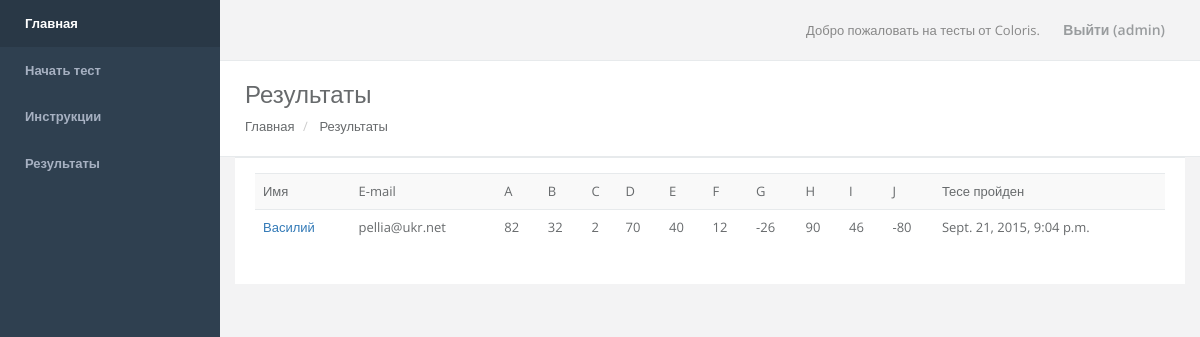
/results/ (signed in), run on an earlier commit of the app's database.
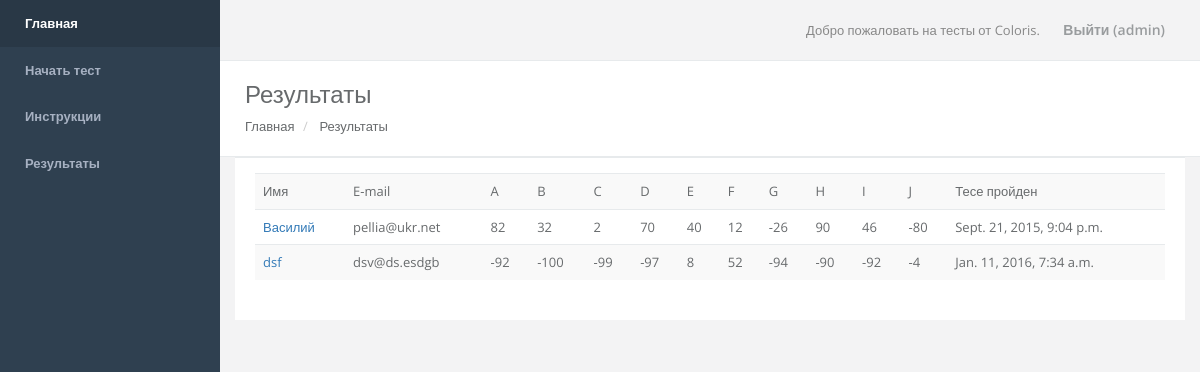
And on a later commit of the database.
### oca_test/models.py (models this page shows, shortened)
class Results(models.Model):
    user = models.ForeignKey(User)
    A = models.IntegerField()
    B = models.IntegerField()
    C = models.IntegerField()
    D = models.IntegerField()
    E = models.IntegerField()
    F = models.IntegerField()
    G = models.IntegerField()
    H = models.IntegerField()
    I = models.IntegerField()
    J = models.IntegerField()
    B_circle = models.BooleanField(default=False)
    E_circle = models.BooleanField(default=False)
    not_confident = models.BooleanField(default=False)
    timestamp = models.DateTimeField(default=datetime.now)

class User(models.Model):
    name = models.CharField('ФИО', max_length=100)
    email = models.EmailField('Адрес электронной почты', unique=False)
    age = models.CharField('Возраст', max_length=1, choices=USER_AGE_CHOICES, default="2")
    sex = models.CharField('Пол', max_length=1, choices=USER_SEX_CHOICES)

### oca_test/views.py (the view)
# urls.py: url(r'^results/$', 'oca_test.views.results', name='results'),
@login_required(login_url='/login/')
def results(request):
    r = Results.objects.all()
    context = {
        "title": "Результаты",
        "r": r,
    }
    return render(request, "results.html", context)

### oca_test/templates/results.html
{% extends "base.html" %}
{% block content %}
    <div class="row wrapper border-bottom white-bg page-heading">
        <div class="col-lg-12">
            <h2>Результаты</h2>
            <ol class="breadcrumb">
                <li>
                    <a href="/">Главная</a>
                </li>
                <li>
                    <a href="/results/">Результаты</a>
                </li>
            </ol>
        </div>
    </div>
    <div class="row">
        <div class="col-lg-12">
            <div class="ibox">
                <div class="ibox-content">
                    <div class="table-responsive">
                        <table class="table table-striped">
                            <tbody>
                            <tr>
                                <td>Имя</td>
                                <td>E-mail</td>
                                <td>A</td>
                                <td>B</td>
                                <td>C</td>
                                <td>D</td>
                                <td>E</td>
                                <td>F</td>
                                <td>G</td>
                                <td>H</td>
                                <td>I</td>
                                <td>J</td>
                                <td>Тесе пройден</td>
                            </tr>
                            {% for result in r %}
                                <tr>
                                    <td><a href="/results/{{ result.id }}" >{{ result.user.name }}</a></td>
                                    <td>{{ result.user.email }}</td>
                                    <td>{{ result.A }}</td>
                                    <td>{{ result.B }}</td>
                                    <td>{{ result.C }}</td>
                                    <td>{{ result.D }}</td>
                                    <td>{{ result.E }}</td>
                                    <td>{{ result.F }}</td>
                                    <td>{{ result.G }}</td>
                                    <td>{{ result.H }}</td>
                                    <td>{{ result.I }}</td>
                                    <td>{{ result.J }}</td>
                                    <td>{{ result.timestamp }}</td>
                                </tr>
                            {% endfor %}
                            </tbody>
                        </table>
                    </div>
                </div>
            </div>
        </div>
    </div>
{% endblock %}

What changed in the data, as far as the page shows it:
added Results: user.name "dsf", user.email "dsv@ds.esdgb", A "-92", B "-100", C "-99", D "-97", E "8", F "52", G "-94", H "-90", I "-92", J "-4", timestamp "Jan. 11, 2016, 7:34 a.m."
